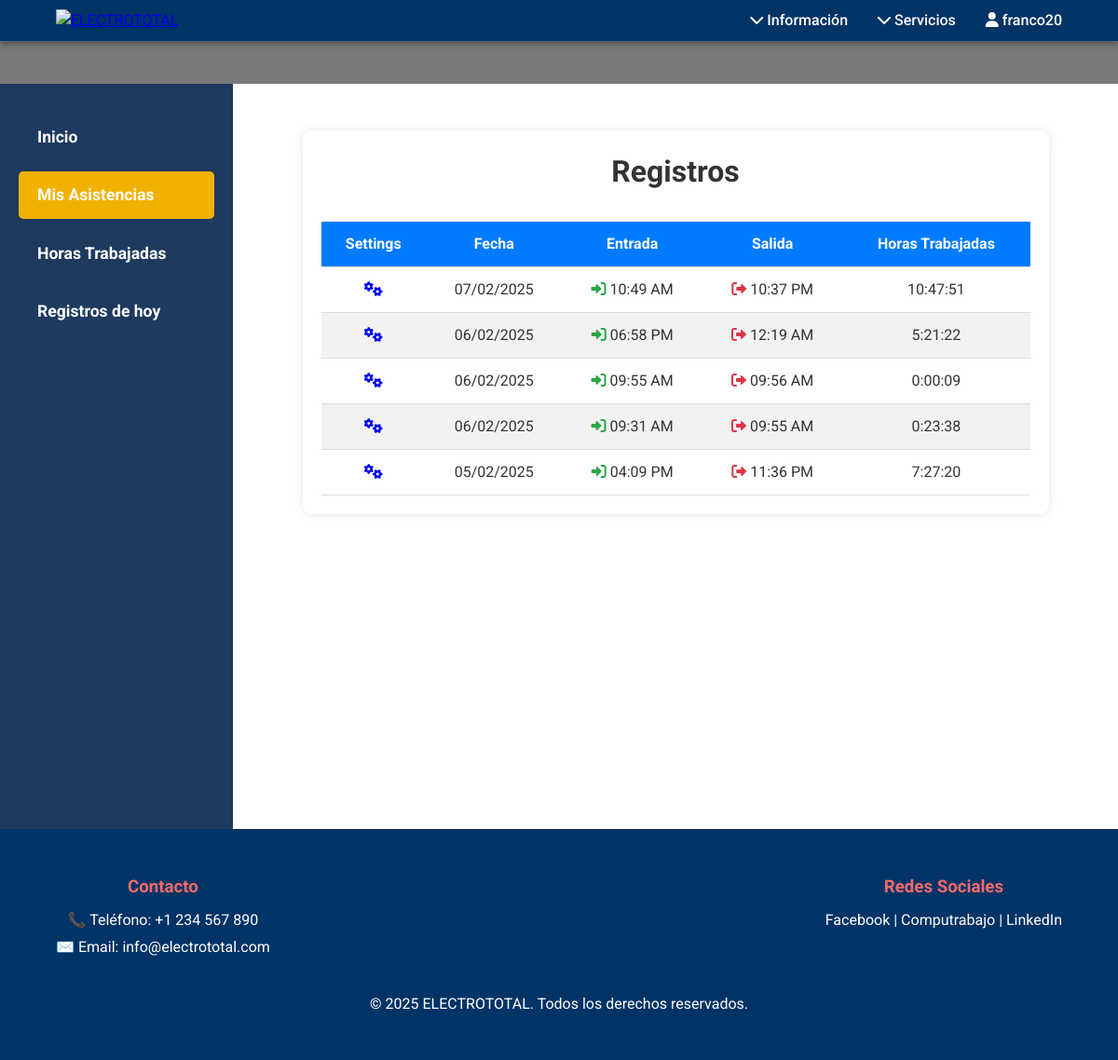
Screenshot of /personal/myRecords/ (signed in) with the database file from the repository.
### personal/models.py (models this page shows, shortened)
class CustomUser(AbstractUser):
    isDelete= models.BooleanField(default=False)
    isAdmin = models.BooleanField(default=False)

class AttendanceRecord(models.Model):
    isDelete=models.BooleanField(default=False)
    collaborator=models.ForeignKey(Collaborator, on_delete=models.CASCADE)
    inRecord=models.ForeignKey(Record, on_delete=models.CASCADE, related_name='input')
    outRecord=models.ForeignKey(Record, on_delete=models.CASCADE,blank=True,null=True, related_name='output')
    isLunch=models.BooleanField(default=False)
    objects=ModelManager()

class Record(models.Model):
    isDelete= models.BooleanField(default=False)
    typeIsInput= models.BooleanField(default=True)
    placeIsOffice=models.BooleanField(default=False)
    collaborator=models.ForeignKey(Collaborator, on_delete=models.CASCADE)
    placeDescription=models.CharField(max_length=30,blank=True,null=True)
    partialDateTime = models.DateTimeField(default=timezone.now )
    dateTime=models.DateTimeField(default=timezone.now)
    unTimelyDateTime = models.DateTimeField(null=True, blank=True)
    photo = models.ImageField(upload_to='fotos_asistencia/')
    objects=ModelManager()

### personal/views.py (the view)
# urls.py: path('myRecords/', views.myRecords, name='myRecords'), #user
@login_required
def myRecords(request):
    if request.user.is_staff or request.user.isAdmin:
        collaborators = getAllCollaborators()
        selected_collaborator_id = request.GET.get('collaborator', None)
        if selected_collaborator_id:
            collaboratorS=Collaborator.objects.enables().get(id=selected_collaborator_id)
            records = getAllAttendanceRecordsT(collaboratorS,limit=10)
        else:
            records = AttendanceRecord.objects.none()
    else:
        collaborators = None
        records = getAllAttendanceRecordsT(collaborator=request.user.collaborator,limit=5)
        getAllHoursWorked(records)
        selected_collaborator_id=None
    totalHours,finalRecords=getAllHoursWorked(records)
    return render(request, 'myRecords.html', {
        'totalHours':totalHours,
        'records': finalRecords,
        'collaborators': collaborators,
        'selected_collaborator_id': selected_collaborator_id
    })

### personal/scripts.py (called while the page is built)
def calculateHoursWorked(attendanceRecord):
    try:
        inRecordDT=attendanceRecord.inRecord.dateTime
        outRecordDT=attendanceRecord.outRecord.dateTime
        diff=outRecordDT-inRecordDT
        diffHours=diff.total_seconds() / 3600
        launch=isLaunch(inRecordDT,diffHours)
        if launch:
            diffHours -= 1
    except:
        diffHours=0
        launch=False
    return diffHours,launch

def isLaunch(inRecordDT, diffHours):
    peru_tz = pytz.timezone("America/Lima")
    inRecordDT = inRecordDT.astimezone(peru_tz)
    return inRecordDT.hour < 12 and diffHours > 5

def getAllAttendanceRecordsT(collaborator, limit=None):
    records = AttendanceRecord.objects.filter(
        isDelete=False,
        collaborator=collaborator,
        collaborator__isDelete=False
    ).order_by('-inRecord__dateTime')
    if limit is not None:
        records = records[:limit]
    return records

def getAllHoursWorked(attendanceRecords):
    allHours=[]
    totalHours=0
    for attendanceRecord in attendanceRecords:
        hoursWorked, _ =calculateHoursWorked(attendanceRecord)
        allHours.append(hoursWorked)
        totalHours=totalHours+hoursWorked
    finalRecords=zip(attendanceRecords,allHours)
    return totalHours,finalRecords

### personal/templatetags/custom_filters.py (called while the page is built)
@register.filter
def float_to_hms(hours_float):
    hours = int(hours_float)
    minutes = int((hours_float - hours) * 60)
    seconds = int((((hours_float - hours) * 60) - minutes) * 60)
    return f"{hours}:{minutes:02d}:{seconds:02d}"

### personal/templates/myRecords.html (shortened to what this page needs)
{% extends 'baseHome.html' %}
{% load custom_filters %}
{% block content_dashboard %}
    <div class="container">
        <h1>Registros</h1>
        <div class="table-wrapper">
            <table>
                <thead>
                    <tr>
                        <th>Settings</th>
                        <th>Fecha</th>
                        <th>Entrada</th>
                        <th>Salida</th>
                        <th>Horas Trabajadas</th>
                    </tr>
                </thead>
                <tbody>
                    {% for record,hour in records %}
                        <tr>
                            <td>
                                <a href="{% url 'attendanceRecord' attendanceRecord_id=record.id %}">
                                    <i class="fa fa-cogs" aria-hidden="true"></i>
                                </a>
                            </td>
                            <td>{{ record.inRecord.dateTime|date:"d/m/Y" }}</td>
                            <td>
                                <i class="fas fa-sign-in-alt icon in-time"></i>
                                {{ record.inRecord.dateTime|time:"h:i A" }}
                            </td>
                            <td>
                                {% if record.outRecord %}
                                    <i class="fas fa-sign-out-alt icon out-time"></i>
                                    {{ record.outRecord.dateTime|time:"h:i A" }}
                                {% else %}
                                    <span class="out-time">Sin salida</span>
                                {% endif %}
                            </td>
                            <td>
                                {% if record.outRecord %}
                                    {{hour|float_to_hms}}
                                {% else %}
                                    <span class="late">No disponible</span>
                                {% endif %}
                            </td>
                        </tr>
                    {% empty %}
                        <tr>
                            <td colspan="4" style="text-align: center; color: gray;">No hay registros de asistencia.</td>
                        </tr>
                    {% endfor %}
                </tbody>
            </table>
        </div>
    </div>
{% endblock %}

### personal/templates/base.html (shortened to what this page needs)
<!DOCTYPE html>
<html lang="es">
<head>
    {% load static %}
    <link rel="stylesheet" href="{% static 'css/base.css' %}">
    {% block extra_styles %}{% endblock %}
    <link rel="stylesheet" href="https://cdnjs.cloudflare.com/ajax/libs/font-awesome/6.0.0-beta3/css/all.min.css">
</head>
<body>
    <header class="header">
        <div class="logo">
            <a href="{% url 'home' %}">
                <img src="https://i.ibb.co/D91DT3B/logo-removebg-preview-1.png" alt="ELECTROTOTAL">
            </a>
        </div>
        <nav class="navbar">
            <ul class="navbar-links">
                <li class="dropdown">
                    <a href="#"><i class="fa fa-chevron-down"></i>  Información</a>
                </li>
                <li class="dropdown">
                    <a href="#"><i class="fa fa-chevron-down"></i>  Servicios</a>
                </li>
            </ul>
            <ul class="navbar-links user-links">
                {% if user.is_authenticated %}
                    <li class="dropdown">
                        <a href="#"><i class="fa fa-user"></i> {{ user.username }}</a>
                    </li>
                {% else %}
                    <li><a href="#"><i class="fa fa-user-circle"></i>  Registrarse</a></li>
                    <li><a href="{% url 'login' %}"><i class="fa fa-user"></i>  Iniciar sesión</a></li>
                {% endif %}
            </ul>
        </nav>
    </header>
    <main>
        {% block content %}
        {% endblock %}
    </main>
    <footer>
        <div class="footer-content">
            <div class="footer-contact">
                <h3>Contacto</h3>
                <p>📞 Teléfono: +1 234 567 890</p>
                <p>✉️ Email: info@electrototal.com</p>
            </div>
            <div class="footer-socials">
                <h3>Redes Sociales</h3>
                <a href="#">Facebook |</a>
                <a href="#">Computrabajo |</a>
                <a href="#">LinkedIn</a>
            </div>
        </div>
        <div class="footer-bottom">
            <p>&copy; 2025 ELECTROTOTAL. Todos los derechos reservados.</p>
        </div>
    </footer>
</body>
</html>

### personal/static/css/base.css (style rules this page uses)
* { margin: 0; padding: 0; box-sizing: border-box; font-family: 'Roboto', sans-serif; }
body { background: url('https://twind.io/cl/wp-content/uploads/2023/06/seguridad-y-salud-de-los-trabajadores.webp') no-repeat center center fixed; background-size: cover; position: relative; color: #333; font-size: 16px; line-height: 1.5; overflow-x: hidden; }
body::after { content: ""; position: absolute; top: 0; left: 0; right: 0; bottom: 0; background-color: rgba(0, 0, 0, 0.5); z-index: -1; }
.header { position: fixed; top: 0; left: 0; right: 0; background-color: rgba(0, 51, 102); color: white; padding: 10px 5%; display: flex; justify-content: space-between; align-items: center; z-index: 100; box-shadow: 0 4px 6px rgba(0, 0, 0, 0.3); }
.logo img { width: 180px; height: auto; }
.navbar { display: flex; justify-content: space-between; align-items: center; gap: 2rem; }
.navbar-links, .user-links { list-style: none; display: flex; gap: 2rem; }
.navbar-links li a, .user-links li a { color: white; text-decoration: none; font-weight: 500; transition: color 0.3s; }
.dropdown { position: relative; }
footer { background-color: #003366; color: white; padding: 3rem 5%; text-align: center; }
.footer-content { display: flex; justify-content: space-between; margin-bottom: 2rem; }
.footer-contact h3, .footer-socials h3 { color: #f76b6b; margin-bottom: 10px; }
.footer-contact p, .footer-socials a { color: white; font-size: 1rem; margin-bottom: 5px; text-decoration: none; }
.footer-bottom p { font-size: 1rem; margin-top: 10px; }
main { padding-top: 90px; }

### personal/static/css/baseHome.css (style rules this page uses)
body { background-color: #ffffff; font-family: 'Arial', sans-serif; color: #333; margin: 0; padding: 0; }

### personal/templates/myRecords.html (style rules this page uses)
body { font-family: Arial, sans-serif; background-color: #f4f4f4; margin: 0; }
.container { max-width: 90%; margin: auto; background: white; padding: 20px; border-radius: 10px; box-shadow: 0px 0px 10px rgba(0, 0, 0, 0.1); margin-top: 20px; }
h1 { text-align: center; color: #333; margin-bottom: 20px; }
.table-wrapper { overflow-x: auto; }
table { width: 100%; border-collapse: collapse; margin-top: 10px; }
th, td { padding: 12px; text-align: center; border-bottom: 1px solid #ddd; }
th { background-color: #007bff; color: white; }
tr:nth-child(even) { background-color: #f2f2f2; }
.in-time { color: #28a745; font-weight: bold; }
.out-time { color: #dc3545; font-weight: bold; }

### rows the page displays
CustomUser: username "franco20"
AttendanceRecord: inRecord.dateTime "07/02/2025", inRecord.dateTime "10:49 AM", outRecord.dateTime "10:37 PM", hour "10:47:51"
AttendanceRecord: inRecord.dateTime "06/02/2025", inRecord.dateTime "06:58 PM", outRecord.dateTime "12:19 AM", hour "5:21:22"
AttendanceRecord: inRecord.dateTime "06/02/2025", inRecord.dateTime "09:55 AM", outRecord.dateTime "09:56 AM", hour "0:00:09"
AttendanceRecord: inRecord.dateTime "06/02/2025", inRecord.dateTime "09:31 AM", outRecord.dateTime "09:55 AM", hour "0:23:38"
AttendanceRecord: inRecord.dateTime "05/02/2025", inRecord.dateTime "04:09 PM", outRecord.dateTime "11:36 PM", hour "7:27:20"
